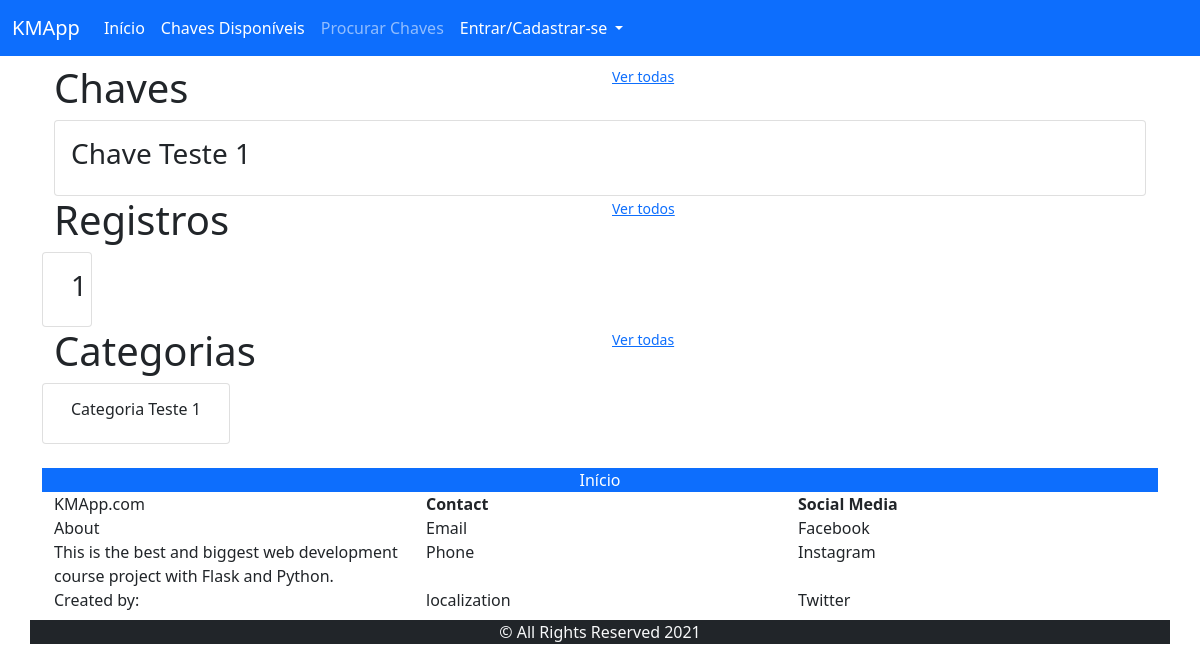
The app's page /view/, older data.
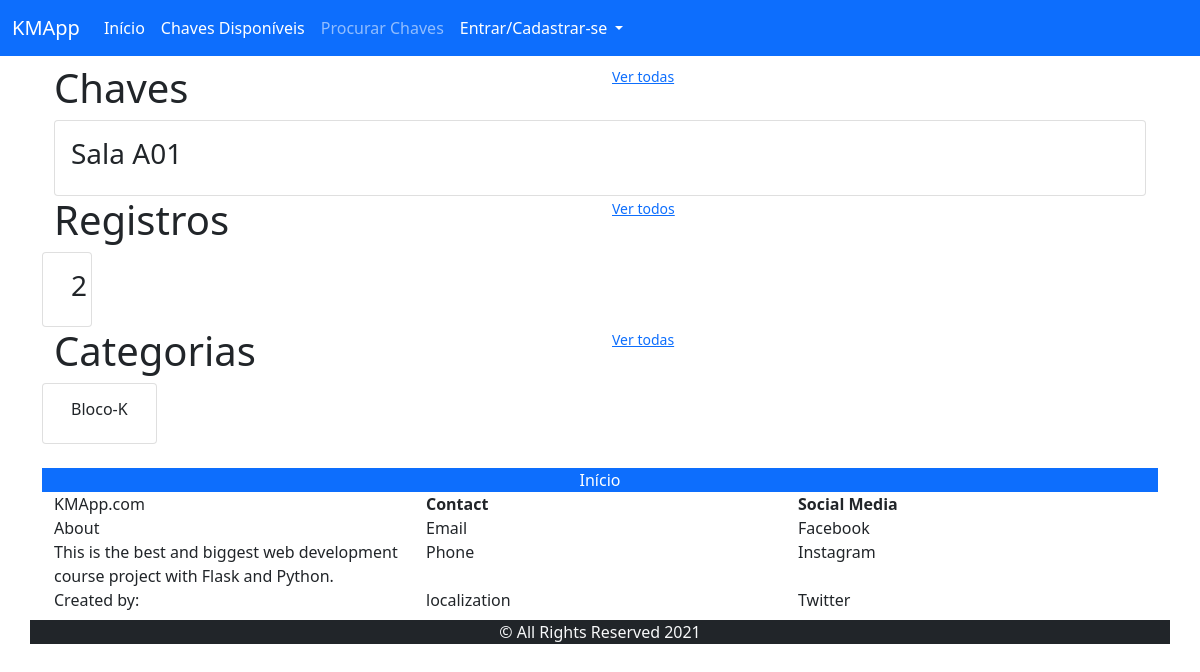
The same page, newer data.
### key_manager/models/key.py (models this page shows, shortened)
class Key(db.Model):
    __tablename__ = 'keys'
    id = db.Column(db.Integer, primary_key=True)
    key_category_id = db.Column(db.Integer, db.ForeignKey("categories.id"))
    key_avaliable = db.Column(db.Boolean, default=True)
    name = db.Column(db.String(100), unique=False, nullable=False)
    slug = db.Column(db.String(100), unique=True, nullable=False)
    creation_date = db.Column(db.DateTime, nullable=False, default=datetime.utcnow)

### key_manager/models/registry.py (models this page shows, shortened)
class Registry(db.Model):
    __tablename__ = 'registries'
    id = db.Column(db.Integer, primary_key=True)
    user_id = db.Column(db.Integer, db.ForeignKey('users.id'), nullable=False)
    key_loan_date = db.Column(db.DateTime, nullable=False, default=datetime.utcnow)
    key_return_date = db.Column(db.DateTime, nullable=True)
    key_id = db.Column(db.Integer, db.ForeignKey('keys.id'), nullable=False)
    holder_name = db.Column(db.String(100), nullable=False)
    holder_email = db.Column(db.String(100), nullable=True)

### key_manager/models/category.py (models this page shows, shortened)
class Category(db.Model):
    __tablename__ = 'categories'
    id = db.Column(db.Integer, primary_key=True)
    name = db.Column(db.String(100), unique=False, nullable=False)
    slug = db.Column(db.String(100), unique=True, nullable=False)
    creation_date = db.Column(db.DateTime, nullable=False, default=datetime.utcnow)

### key_manager/routes/views.py (the view)
@view.route("/")
def viewIndex():
    keys = Key.query.limit(10)
    cats = Category.query.limit(10)
    regs = Registry.query.limit(10)
    return render_template("view/indexView.html", keys=keys, categories=cats, registries=regs)

### key_manager/templates/view/indexView.html
{% extends 'base.html' %}
{% block content %}
<div class="container-fluid">
    <div class="row">
        <h1 class="col">Chaves</h1>
        <a class="col" href="#"><small>Ver todas</small></a>
    </div>
    <div class="card-group">
        {% for key in keys %}
        <div class="card">
            <div class="card-body">
                <h3>{{key.name}}</h3>
            </div>
        </div>
        {% endfor %}
    </div>
    <div class="row">
        <h1 class="col">Registros</h1>
        <a class="col" href="#"><small>Ver todos</small></a>
    </div>
    <div class="card-group">
        <div class="row">
            <div class="row">
                {% for registry in registries %}
                <div class="card col-auto">
                    <div class="card-body">
                        <h3>{{registry.id}}</h3>
                    </div>
                </div>
                {% endfor %}
            </div>
        </div>
    </div>
    <div class="row">
        <h1 class="col">Categorias</h1>
        <a class="col" href="#"><small>Ver todas</small></a>
    </div>
    <div class="card-group">
        <div class="row">
            {% for category in categories %}
            <div class="card">
                <div class="card-body">
                    <h6>{{category.name}}</h6>
                </div>
            </div>
            {% endfor %}
        </div>
    </div>
{% endblock %}

Row changes from the older to the newer data that the page shows:
removed Key: name "Chave Teste 1"
removed Registry: id "1"
removed Category: name "Categoria Teste 1"
added Key: name "Sala A01"
added Registry: id "2"
added Category: name "Bloco-K"
